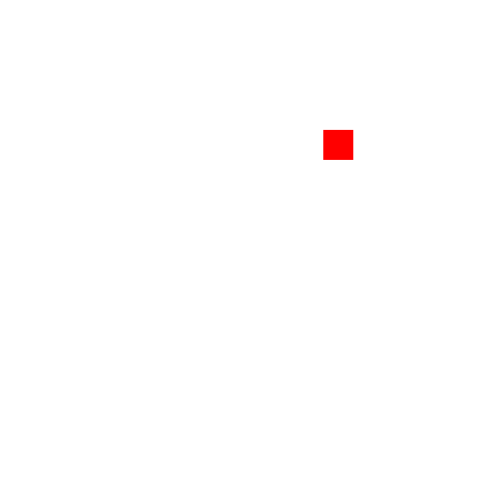
Frame 1 (no input)
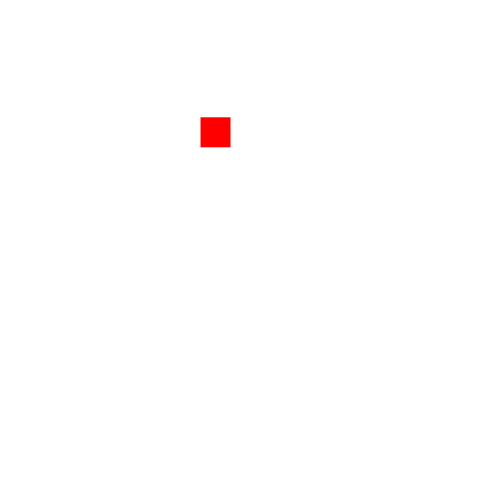
Frame 60 (the mouse pressed at the canvas centre just before this capture)
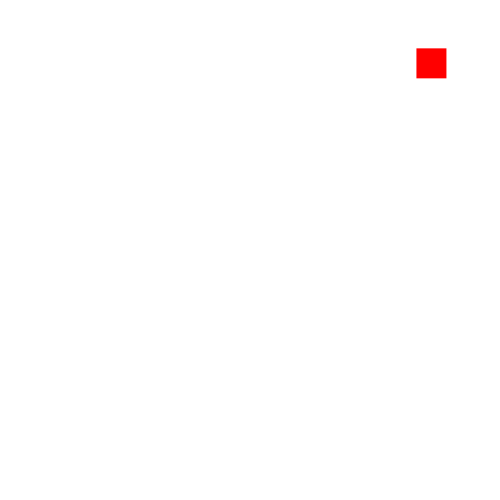
Frame 120 (the mouse held since frame 60 and released just before this capture)

The Processing sketch that drew these frames (run headless with seeded random() and noise(); from frame 60 on, the mouse is pressed at the canvas centre):

// Processing sketch: bounce
// ── bounce.pde
float xpos;
float xspeed;
float ypos;
float yspeed;

void setup() {  
  size(500,500);
  xpos = random(width);
  ypos = random(height);
  xspeed = random(-8,8);
  yspeed = random(-8,8);
}

void draw() {  
  background(255);
  noStroke();
  fill(255,0,0);
  rect(xpos, ypos, 30, 30);  
  
  xpos = xpos + xspeed;
  ypos = ypos + yspeed;
  
  if(xpos > width-30 || xpos<0){
    xspeed = -xspeed;
  }   
  
  if(ypos > height-30 || ypos<0){
    yspeed = -yspeed;
  }   
}

void mousePressed() {
  xspeed = random(-8,8);
  yspeed = random(-8,8);
}
